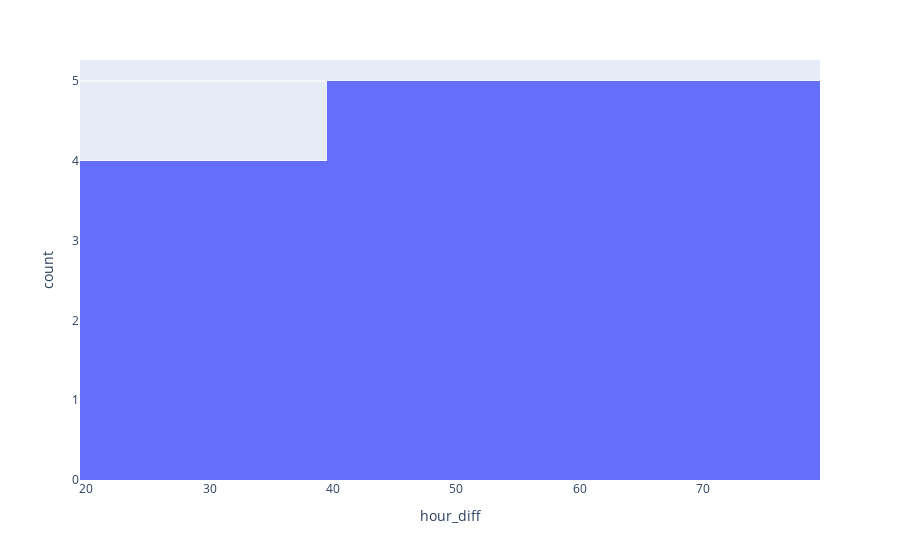

Notebook cell for this chart:
### Code cell
fig = px.histogram(df_date_diff, x='hour_diff')
fig.show()

### Figure 1 — Plotly figure (JSON) as saved in the notebook; plotly's stock layout.template omitted (floating-point values rounded to 4 significant figures)
{"data": [{"alignmentgroup": "True", "bingroup": "x", "hovertemplate": "hour_diff=%{x}<br>count=%{y}<extra></extra>", "legendgroup": "", "marker": {"color": "#636efa", "pattern": {"shape": ""}}, "name": "", "offsetgroup": "", "orientation": "v", "showlegend": false, "type": "histogram", "x": [72, 24, 24, 51, 72, 72, 72, 72, 48, 48, 51, 24, 24, 48], "xaxis": "x", "yaxis": "y"}], "layout": {"barmode": "relative", "legend": {"tracegroupgap": 0}, "margin": {"t": 60}, "xaxis": {"anchor": "y", "domain": [0, 1], "title": {"text": "hour_diff"}}, "yaxis": {"anchor": "x", "domain": [0, 1], "title": {"text": "count"}}}}
